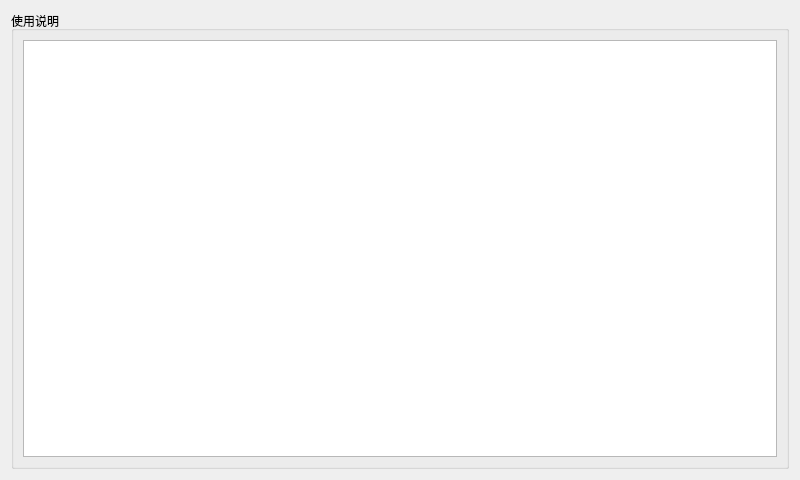
<?xml version="1.0" encoding="UTF-8"?>
<ui version="4.0">
 <class>Dialog_help</class>
 <widget class="QDialog" name="Dialog_help">
  <property name="geometry">
   <rect>
    <x>0</x>
    <y>0</y>
    <width>800</width>
    <height>480</height>
   </rect>
  </property>
  <property name="windowTitle">
   <string>Dialog</string>
  </property>
  <layout class="QHBoxLayout" name="horizontalLayout">
   <item>
    <widget class="QGroupBox" name="groupBox">
     <property name="title">
      <string>使用说明</string>
     </property>
     <layout class="QHBoxLayout" name="horizontalLayout_2">
      <item>
       <widget class="QTextEdit" name="textEdit_readme">
        <property name="font">
         <font>
          <pointsize>14</pointsize>
         </font>
        </property>
        <property name="styleSheet">
         <string notr="true">color: rgb(255, 255, 255);</string>
        </property>
       </widget>
      </item>
     </layout>
    </widget>
   </item>
  </layout>
 </widget>
 <resources/>
 <connections/>
</ui>
